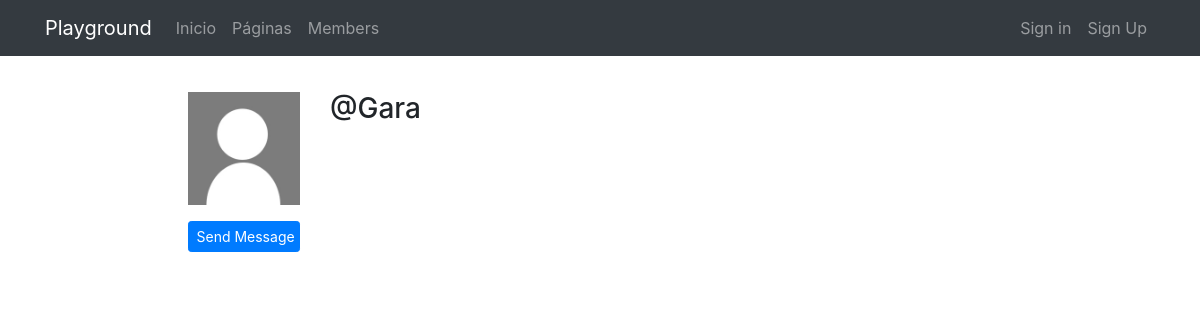
/profiles/@Gara/, run on an earlier commit of the app's database.
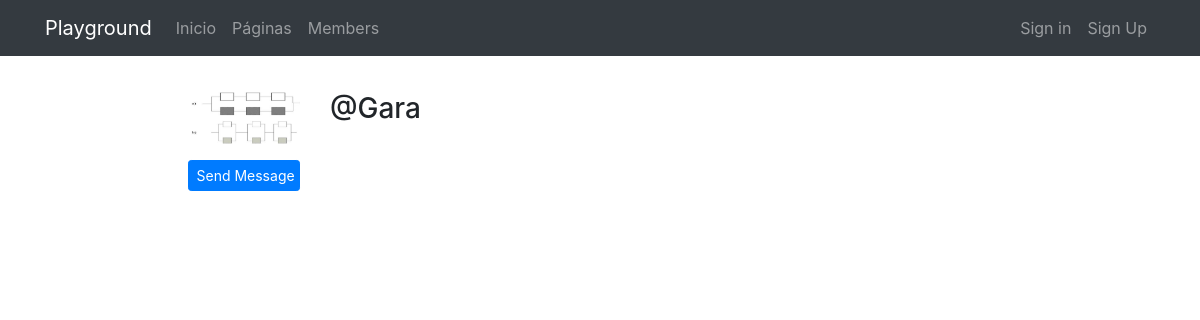
And on a later commit of the database.
### registration/models.py (models this page shows)
class Profile(models.Model):
    user = models.OneToOneField(User,on_delete=models.CASCADE)
    avatar = models.ImageField(upload_to=custom_upload_to,null=True,blank=True)
    bio = models.TextField(null=True,blank=True)
    link = models.URLField(max_length=200, null=True, blank=True)
    class Meta:
        ordering = ['user__username']

### profiles/views.py (the view)
# urls.py: path('<username>/', ProfileDetailView.as_view(), name='detail'),
class ProfileDetailView(DetailView):
    model = Profile
    template_name = 'profiles/profile_detail.html'
    def get_object(self):
        return get_object_or_404(Profile, user__username=self.kwargs['username'])

### profiles/templates/profiles/profile_detail.html (shortened to what this page needs)
{% extends 'core/base.html' %}
{% load static %}
{% block content %}
<main role="main">
  <div class="container">
    <div class="row mt-3">
      <div class="col-md-9 mx-auto mb-5">
        <form action="" method="post" enctype="multipart/form-data">{% csrf_token %}
          <div class="row">
            <div class="col-md-2">
              {% if profile.avatar %}
                <img src="{{profile.avatar.url}}" class="img-fluid">
              {% else %}
                <img src="{% static 'registration/img/no-avatar.jpg' %}" class="img-fluid">
              {% endif %}
              {% if request.user != profile.user %}
                <a href="{% url 'messenger:start' profile.user.username %}" class="btn btn-primary btn-sm btn-block mt-3">Send Message</a>
              {% endif %}
            </div>
            <div class="col-md-10">
              <h3>{{profile.user}}</h3>
            </div>
          </div>
        </form>
      </div>
    </div>
  </div>
</main>
{% endblock %}

### core/templates/core/base.html (shortened to what this page needs)
<!DOCTYPE html>
<html lang="es">
  <head>
    {% load static %}
    <link href="{% static 'core/vendor/bootstrap/css/bootstrap.min.css' %}" rel="stylesheet">
    <link href="{% static 'core/vendor/font-awesome/css/font-awesome.min.css' %}" rel="stylesheet" type="text/css">
    <link href="{% static 'core/css/main.css' %}" rel="stylesheet">
  </head>
  <body>
    <body>
      <nav class="navbar navbar-expand-lg navbar-dark bg-dark">
        <div class="container">
          <a class="navbar-brand" href="{% url 'home' %}">Playground</a>
          <div class="collapse navbar-collapse" id="ned">
            <ul class="navbar-nav mr-auto">
              <li class="nav-item">
                <a class="nav-link" href="{% url 'home' %}">Inicio</a>
              </li>
              <li class="nav-item">
                <a class="nav-link" href="{% url 'pages:pages' %}">Páginas</a>
              </li>
              <li class="nav-item">
                <a class="nav-link" href="{% url 'profiles:list' %}">Members</a>
              </li>
            </ul>
            <ul class="navbar-nav">
              {% if not request.user.is_authenticated %}
                <li class="nav-item">
                  <a class="nav-link" href="{% url 'login' %}">
                    Sign in
                  </a>
                </li>
                <li class="nav-item">
                  <a class="nav-link" href="{% url 'signup' %}">
                    Sign Up
                  </a>
                </li>
              {% endif%}
            </ul>
          </div>
        </div>
      </nav>
      {% block content %}{% endblock %}
  </body>
</html>

### core/static/core/css/main.css (style rules this page uses)
main { padding-top: 20px; }
:root { --jumbotron-padding-y: 3rem; }

What changed in the data, as far as the page shows it:
changed Profile "@Gara": avatar: picture added
